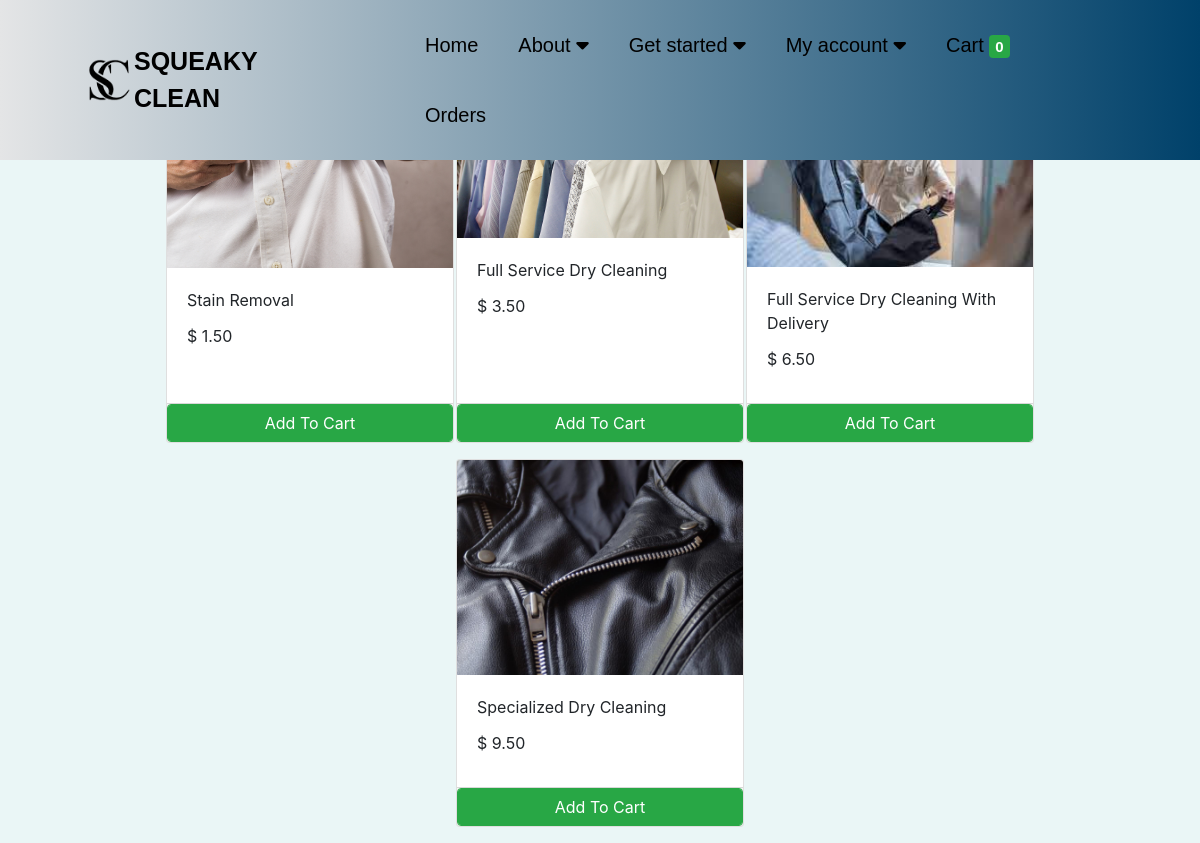
Screenshot of /store (signed in) with the database file from the repository.
### store/models/service.py (models this page shows, shortened)
class Services(models.Model):
    name = models.CharField(max_length=50)
    price = models.DecimalField(max_digits=4, decimal_places=2)
    description = models.TextField(blank=True)
    image = models.ImageField(upload_to='images/', null=True, blank=True)
    @staticmethod
    def get_all_services():
        return Services.objects.all()

### store/views/home.py (the view)
# urls.py: path('', include('store.urls')),
def store(request):
    cart = request.session.get('cart')
    if not cart:
        request.session['cart'] = {}
    services = None
    services = Services.get_all_services();
    data = {}
    data['services'] = services
    print('you are : ', request.session.get('email'))
    print('you are : ', services)
    return render(request, 'serviceAll.html', data)

### store/templatetags/cart.py (called while the page is built)
@register.filter (name='is_in_cart')
def is_in_cart(service, cart):
    keys = cart.keys ()
    for id in keys:
        if int (id) == service.id:
            return True
    return False;

### store/templatetags/custom_filter.py (called while the page is built)
@register.filter(name='currency')
def currency(number):
    return "$ "+str(number)

### templates/serviceAll.html (shortened to what this page needs)
{% extends 'base.html' %}
{% block content %}
{% load cart %}
{% load custom_filter %}
<div class="container-fluid mt-3" xmlns="http://www.w3.org/1999/html">
	<div class="row">
    <div id='services' class="col-lg-9 mx-auto">
			<div class="row mx-auto">
{% for service in services %}
   <div class="card mx-auto mb-3" id={{service.id}} style="width: 18rem;">
  <img class="card-img-top" src="{{service.image.url}}" >
    <div class="card-body">
      <p class="card-title">{{service.name}}</p>
        <p class="card-title">{{service.price|currency}}</p>
    </div>
    <div class="card-footer p-0 no-gutters">
    {% if service|is_in_cart:request.session.cart %}
        <div class="row no-gutters">
        <form action="services#{{service.id}}" class="col-2 " method="post" >
								{% csrf_token %}
								<input hidden type="text" name='service' value='{{service.id}}'>
								<input hidden type="text" name='remove' value='True'>
								<input type="submit" value=" - " class="btn btn-block btn-success border-right">
							</form>
							<div class="text-center col btn btn-success">{{service|cart_quantity:request.session.cart}} in Cart</div>
							<form action="services#{{service.id}}" class="col-2 " method="post">
								{% csrf_token %}
								<input hidden type="text" name='service' value='{{service.id}}'>
								<input type="submit" value=" + " class="btn btn-block btn-success border-left">
							</form>
						</div>
						{% else %}
						<form action="services#{{service.id}}" method="POST" class="btn-block">
							<div class="text-center">
                            <input type="submit" class="float-right btn btn-success form-control"
								value="Add To Cart">
                            </div>
						</form>
						{% endif %}
					</div>
				</div>
				{% endfor %}
			</div>
		</div>
	</div>
</div>
{% endblock %}

### catalog/static/style.css (style rules this page uses)
.text-center { text-align: center; }

### templates/serviceAll.html (style rules this page uses)
body { background: #eaf6f6 ; }

### rows the page displays
Services: {{ service.id }} 1 (drawn), image (picture), name "Stain Removal", price "$ 1.50"
Services: image (picture), name "Full Service Dry Cleaning", price "$ 3.50"
Services: image (picture), name "Full Service Dry Cleaning With Delivery", price "$ 6.50"
Services: image (picture), name "Specialized Dry Cleaning", price "$ 9.50"

### other values shown
{{ request.session.cart.keys|length }} "0"
